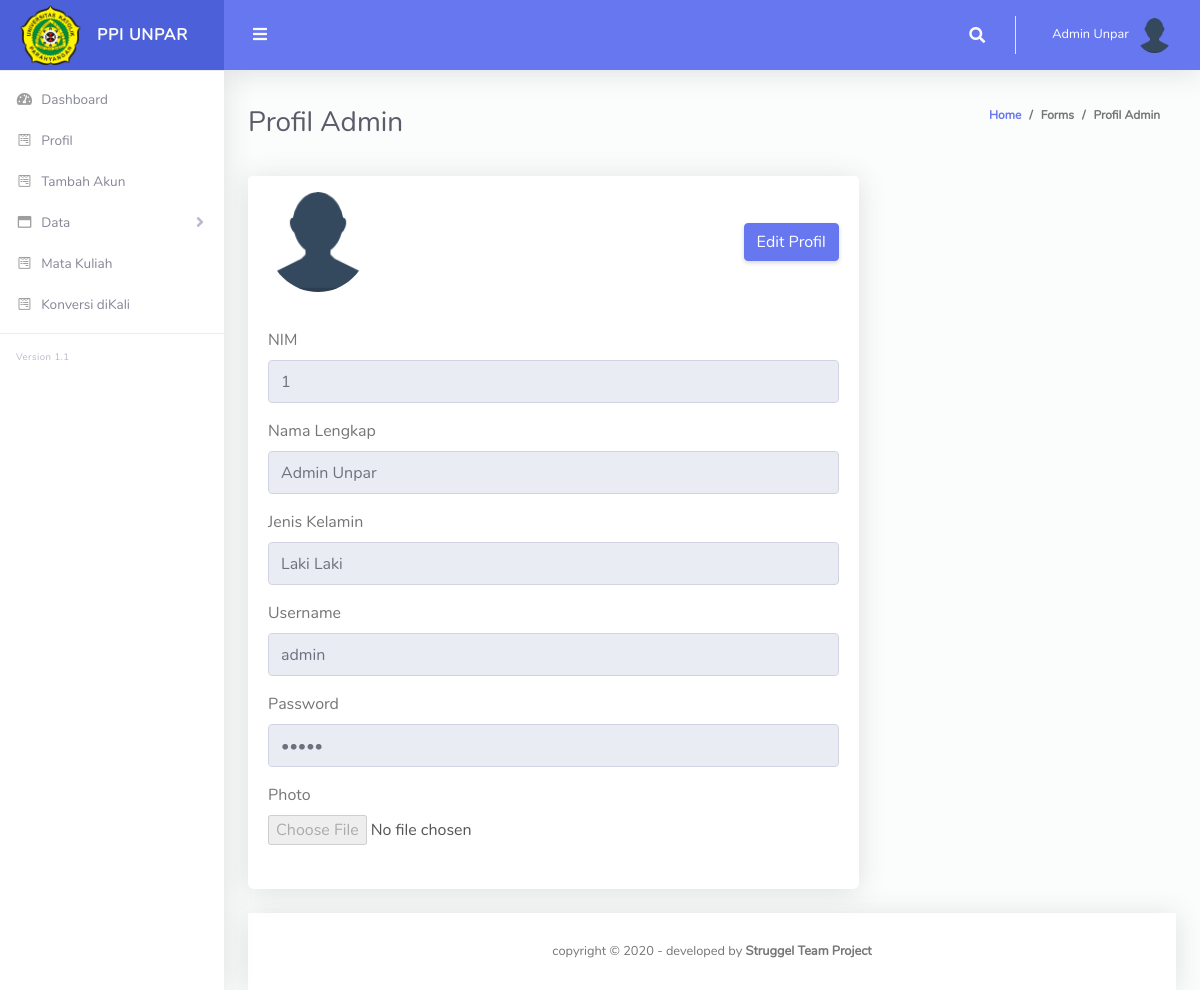
The app's page /admin/index.php?page=profil (signed in) with its own data.
### tables this page shows
CREATE TABLE `profil` (
  `id` int(11) NOT NULL,
  `nama_lengkap` varchar(100) NOT NULL,
  `nokta` varchar(100) NOT NULL,
  `jenis_kelamin` varchar(100) NOT NULL,
  `username` varchar(100) NOT NULL,
  `password` varchar(100) NOT NULL,
  `photo` varchar(100) NOT NULL,
  `level` varchar(100) NOT NULL
);

### admin/profil.php (the view, shortened to what this page needs)
<?php
      include "koneksi.php";
      $query="SELECT * FROM profil where id='$id'";
      $sql = mysqli_query ($connect,$query);
      while ($hasil = mysqli_fetch_array($sql)) {
      $id = $hasil['id'];
      $nama = $hasil ['nama_lengkap'];
      $nim = $hasil ['nokta'];
      $jenkel = $hasil ['jenis_kelamin'];
      $username = $hasil ['username'];
      $password = $hasil ['password'];
      $photo = $hasil['photo'];
      ?>
  <?php } ?>
        <div class="container-fluid" id="container-wrapper">
          <div class="d-sm-flex align-items-center justify-content-between mb-4">
            <h1 class="h3 mb-0 text-gray-800">Profil Admin</h1>
            <ol class="breadcrumb">
              <li class="breadcrumb-item"><a href="./">Home</a></li>
              <li class="breadcrumb-item">Forms</li>
              <li class="breadcrumb-item active" aria-current="page">Profil Admin</li>
            </ol>
          </div>
          <div class="row">
            <div class="col-lg-8">
              <div class="card mb-4">
                <div class="card-header py-3 d-flex flex-row align-items-center justify-content-between">
                  <h6 class="m-0 font-weight-bold text-primary">
                  <img style="border-radius:50%;" src="img_adm/<?php echo $photo;?>" width='100' height='100'>
                  </h6>
                  <a href="index.php?page=profil_edit&amp;&amp;id=<?php echo $id; ?>" onclick="return confirm('Yakin Akan Mengedit Data Ini ?')";>
                    <input type="submit" class="btn btn-primary" name="EDIT" id="EDIT" value="Edit Profil">
                    </a>
                </div>
                <div class="card-body">
                  <form>
                    <div class="form-group">
                      <label for="exampleInputEmail1">NIM</label>
                      <input type="text" name="nokta" class="form-control" value="<?php echo $nim; ?>" disabled id="exampleInputEmail1" aria-describedby="emailHelp">
                    </div>
                    <div class="form-group">
                      <label for="exampleInputEmail1">Nama Lengkap</label>
                      <input type="text" name="nama_lengkap" class="form-control" id="exampleInputEmail1" aria-describedby="emailHelp"
                       value="<?php echo $nama; ?>" disabled>
                    </div>
                    <div class="form-group">
                      <label for="exampleInputEmail1">Jenis Kelamin</label>
                      <input type="text" name="jenis_kelamin" class="form-control" id="exampleInputEmail1" aria-describedby="emailHelp"
                      value="<?php echo $jenkel; ?>" disabled>
                    </div>
                    <div class="form-group">
                      <label for="exampleInputEmail1">Username</label>
                      <input type="text" name="username" class="form-control" id="exampleInputEmail1" aria-describedby="emailHelp"
                      value="<?php echo $username; ?>" disabled>
                    </div>
                    <div class="form-group">
                      <label for="exampleInputPassword1">Password</label>
                      <input type="password" name="password" class="form-control" id="exampleInputPassword1" value="<?php echo $password; ?>" disabled>
                    </div>
                    <div class="form-group">
                    <label for="exampleInputEmail1">Photo</label>
                      <div class="custom-file">
                        <input type="file" id="customFile" disabled>
                  </form>
                </div>
              </div>
            </div>
          </div>
        </div>

### admin/index.php (shortened to what this page needs)
<!DOCTYPE html>
<html lang="en">
  <head>
    <link href="../vendor/fontawesome-free/css/all.min.css" rel="stylesheet" type="text/css">
    <link href="../vendor/bootstrap/css/bootstrap.min.css" rel="stylesheet" type="text/css">
    <link href="../css/ruang-admin.min.css" rel="stylesheet">
    <link href="../vendor/datatables/dataTables.bootstrap4.min.css" rel="stylesheet">
  </head>
  <body id="page-top">
    <div id="wrapper">
      <ul class="navbar-nav sidebar sidebar-light accordion" id="accordionSidebar">
        <a class="sidebar-brand d-flex align-items-center justify-content-center" href="index.php">
          <div class="sidebar-brand-icon">
            <img src="../img/unparlogo.png" style="max-height: 60px">
          </div>
          <div class="sidebar-brand-text mx-3">PPI UNPAR</div>
        </a>
        <hr class="sidebar-divider my-0">
        <li class="nav-item">
          <a class="nav-link" href="index.php">
            <i class="fas fa-fw fa-tachometer-alt"></i>
            <span>Dashboard</span></a>
          </li>
          <li class="nav-item">
            <a class="nav-link" href="index.php?page=profil">
              <i class="fab fa-fw fa-wpforms"></i>
              <span>Profil</span></a>
            </li>
            <li class="nav-item">
              <a class="nav-link" href="index.php?page=tambahakun">
                <i class="fab fa-fw fa-wpforms"></i>
                <span>Tambah Akun</span></a>
              </li>
              <li class="nav-item">
                <a class="nav-link collapsed" href="#" data-toggle="collapse" data-target="#collapseBootstrap"
                aria-expanded="true" aria-controls="collapseBootstrap">
                <i class="far fa-fw fa-window-maximize"></i>
                <span>Data</span>
              </a>
            </li>
            <li class="nav-item">
              <a class="nav-link" href="index.php?page=mataKuliah">
                <i class="fab fa-fw fa-wpforms"></i>
                <span>Mata Kuliah</span></a>
              </li>
              <li class="nav-item">
              <a class="nav-link" href="index.php?page=konversiCPL&amp;&amp;id=1">
                <i class="fab fa-fw fa-wpforms"></i>
                <span>Konversi diKali</span></a>
              </li>
            <hr class="sidebar-divider">
            <div class="version" id="version-ruangadmin"></div>
          </ul>
          <div id="content-wrapper" class="d-flex flex-column">
            <div id="content">
              <?php
              include "koneksi.php";
              $id = $_SESSION['id'];
              $query="SELECT * FROM profil where id='$id'";
              $sql = mysqli_query ($connect,$query);
              while ($hasil = mysqli_fetch_array($sql)) {
                $nama_lengkap = $hasil ['nama_lengkap'];
                $photo = $hasil ['photo'];
                ?>
              <?php } ?>
              <nav class="navbar navbar-expand navbar-light bg-navbar topbar mb-4 static-top">
                <button id="sidebarToggleTop" class="btn btn-link rounded-circle mr-3">
                  <i class="fa fa-bars"></i>
                </button>
                <ul class="navbar-nav ml-auto">
                  <li class="nav-item dropdown no-arrow">
                    <a class="nav-link dropdown-toggle" href="#" id="searchDropdown" role="button" data-toggle="dropdown"
                    aria-haspopup="true" aria-expanded="false">
                    <i class="fas fa-search fa-fw"></i>
                  </a>
              </li>
              <li class="nav-item dropdown no-arrow">
                <a class="nav-link dropdown-toggle" href="#" id="userDropdown" role="button" data-toggle="dropdown" aria-haspopup="true" aria-expanded="false">
                  <span class="ml-2 d-none d-lg-inline text-white small"><?php echo $nama_lengkap; ?></span>
                  <span>&nbsp;&nbsp;<img style="border-radius:50%;" src="img_adm/<?php echo $photo;?>" width='35' height='35'></span>
                </a>
              </li>
            </ul>
          </nav>
          <?php include "main_switch.php"; ?>
        </div>
        <footer class="sticky-footer bg-white">
          <div class="container my-auto">
            <div class="copyright text-center my-auto">
              <span>copyright &copy; <script> document.write(new Date().getFullYear()); </script> - developed by
                <b>Struggel Team Project</b>
              </span>
            </div>
          </div>
        </footer>
      </div>
    </div>
</body>
</html>

### records on screen
profil: nama_lengkap "Admin Unpar", photo (placeholder picture), nokta "1", jenis_kelamin "Laki Laki", username "admin"
